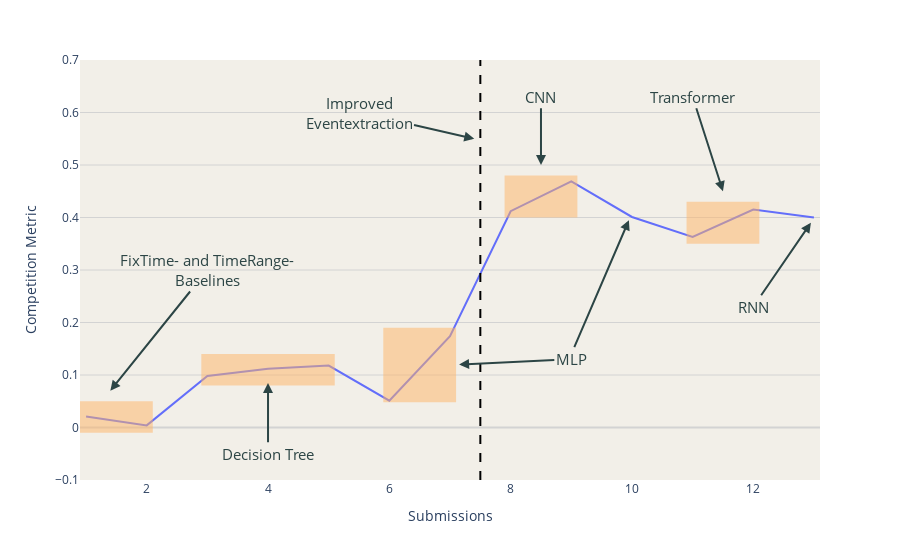

Notebook code cell kept with this figure:
### Markdown cell above
## Visuals

### Code cell
fig = px.line(runs, x="run", y="score")

fig.update_layout(yaxis_range=[-0.1,0.7], xaxis_range=[0.9,13.1], plot_bgcolor='#F2EFE8')

# Baseline
fig.add_shape(type="rect",
    x0=0.9, y0=-0.01, x1=2.1, y1=0.05,
    fillcolor="#FFB366",
    opacity=0.5,
    line_width=0
)

# Decision-Tree
fig.add_shape(type="rect",
    x0=2.9, y0=0.08, x1=5.1, y1=0.14,
    fillcolor="#FFB366",
    opacity=0.5,
    line_width=0
)

# MLP
fig.add_shape(type="rect",
    x0=5.9, y0=0.048, x1=7.1, y1=0.19,
    fillcolor="#FFB366",
    opacity=0.5,
    line_width=0
)

# CNN
fig.add_shape(type="rect",
    x0=7.9, y0=0.4, x1=9.1, y1=0.48,
    fillcolor="#FFB366",
    opacity=0.5,
    line_width=0
)

# Transformer
fig.add_shape(type="rect",
    x0=10.9, y0=0.35, x1=12.1, y1=0.43,
    fillcolor="#FFB366",
    opacity=0.5,
    line_width=0
)


anno_baseline = {
    'x': 1.4, # end of the arrow
    'y': 0.07,
    'xref': 'x', 
    'yref': 'y', 
    'text': 'FixTime- and TimeRange-<br />Baselines',
    'font': {'size': 15, 'color': '#2C4545'}, 
    'arrowhead': 2, 
    'arrowsize': 1, 
    'arrowwidth': 2, 
    'arrowcolor': '#2C4545',
    'ax': 3, # start of the arrow / text position  
    'ay': 0.3, 
    'axref': 'x', 
    'ayref': 'y'
}


anno_decision_tree = {
    'x': 4, # end of the arrow
    'y': 0.085,
    'xref': 'x', 
    'yref': 'y', 
    'text': 'Decision Tree',
    'font': {'size': 15, 'color': '#2C4545'}, 
    'arrowhead': 2, 
    'arrowsize': 1, 
    'arrowwidth': 2, 
    'arrowcolor': '#2C4545',
    'ax': 4, # start of the arrow / text position  
    'ay': -0.05, 
    'axref': 'x', 
    'ayref': 'y'
}

anno_mlp = {
    'x': 7.15, # end of the arrow
    'y': 0.12,
    'xref': 'x', 
    'yref': 'y', 
    'text': 'MLP',
    'font': {'size': 15, 'color': '#2C4545'}, 
    'arrowhead': 2, 
    'arrowsize': 1, 
    'arrowwidth': 2, 
    'arrowcolor': '#2C4545',
    'ax': 9, # start of the arrow / text position  
    'ay': 0.13, 
    'axref': 'x', 
    'ayref': 'y'
}


anno_mlp_2 = {
    'x': 9.95, # end of the arrow
    'y': 0.395,
    'xref': 'x', 
    'yref': 'y', 
    'arrowhead': 2, 
    'arrowsize': 1, 
    'arrowwidth': 2, 
    'arrowcolor': '#2C4545',
    'ax': 9, # start of the arrow / text position  
    'ay': 0.14, 
    'axref': 'x', 
    'ayref': 'y'
}


anno_cnn = {
    'x': 8.5, # end of the arrow
    'y': 0.5,
    'xref': 'x', 
    'yref': 'y', 
    'text': 'CNN',
    'font': {'size': 15, 'color': '#2C4545'}, 
    'arrowhead': 2, 
    'arrowsize': 1, 
    'arrowwidth': 2, 
    'arrowcolor': '#2C4545',
    'ax': 8.5, # start of the arrow / text position  
    'ay': 0.63, 
    'axref': 'x', 
    'ayref': 'y'
}


anno_transformer = {
    'x': 11.5, # end of the arrow
    'y': 0.45,
    'xref': 'x', 
    'yref': 'y', 
    'text': 'Transformer',
    'font': {'size': 15, 'color': '#2C4545'}, 
    'arrowhead': 2, 
    'arrowsize': 1, 
    'arrowwidth': 2, 
    'arrowcolor': '#2C4545',
    'ax': 11, # start of the arrow / text position  
    'ay': 0.63, 
    'axref': 'x', 
    'ayref': 'y'
}
anno_rnn = {
    'x': 12.95, # end of the arrow
    'y': 0.39,
    'xref': 'x', 
    'yref': 'y', 
    'text': 'RNN',
    'font': {'size': 15, 'color': '#2C4545'}, 
    'arrowhead': 2, 
    'arrowsize': 1, 
    'arrowwidth': 2, 
    'arrowcolor': '#2C4545',
    'ax': 12, # start of the arrow / text position  
    'ay': 0.23, 
    'axref': 'x', 
    'ayref': 'y'
}


anno_event_extraction_line = {
    'x': 7.4, # end of the arrow
    'y': 0.55,
    'xref': 'x', 
    'yref': 'y', 
    'text': 'Improved<br />Eventextraction',
    'font': {'size': 15, 'color': '#2C4545'}, 
    'arrowhead': 2, 
    'arrowsize': 1, 
    'arrowwidth': 2, 
    'arrowcolor': '#2C4545',
    'ax': 5.5, # start of the arrow / text position  
    'ay': 0.6, 
    'axref': 'x', 
    'ayref': 'y'
}

fig.add_annotation(anno_baseline)
fig.add_annotation(anno_decision_tree)
fig.add_annotation(anno_mlp)
fig.add_annotation(anno_mlp_2)
fig.add_annotation(anno_cnn)
fig.add_annotation(anno_transformer)
fig.add_annotation(anno_rnn)
fig.add_annotation(anno_event_extraction_line)

fig.update_xaxes(showgrid=False, title='Submissions')
fig.update_yaxes(showgrid=True, title='Competition Metric', gridcolor='lightgrey', zeroline=True, zerolinewidth=2, zerolinecolor='lightgrey')

fig.add_vline(x=7.5, line_width=2, line_dash="dash", line_color="black")

fig.show()

### Figure 1 — Plotly figure (JSON) as saved in the notebook; plotly's stock layout.template omitted (floating-point values rounded to 4 significant figures)
{"data": [{"hovertemplate": "run=%{x}<br>score=%{y}<extra></extra>", "legendgroup": "", "line": {"color": "#636efa", "dash": "solid"}, "marker": {"symbol": "circle"}, "mode": "lines", "name": "", "orientation": "v", "showlegend": false, "type": "scatter", "x": [1, 2, 3, 4, 5, 6, 7, 8, 9, 10, 11, 12, 13], "xaxis": "x", "y": [0.021, 0.004, 0.098, 0.112, 0.118, 0.051, 0.174, 0.412, 0.469, 0.401, 0.363, 0.415, 0.4], "yaxis": "y"}], "layout": {"annotations": [{"arrowcolor": "#2C4545", "arrowhead": 2, "arrowsize": 1, "arrowwidth": 2, "ax": 3, "axref": "x", "ay": 0.3, "ayref": "y", "font": {"color": "#2C4545", "size": 15}, "text": "FixTime- and TimeRange-<br />Baselines", "x": 1.4, "xref": "x", "y": 0.07, "yref": "y"}, {"arrowcolor": "#2C4545", "arrowhead": 2, "arrowsize": 1, "arrowwidth": 2, "ax": 4, "axref": "x", "ay": -0.05, "ayref": "y", "font": {"color": "#2C4545", "size": 15}, "text": "Decision Tree", "x": 4, "xref": "x", "y": 0.085, "yref": "y"}, {"arrowcolor": "#2C4545", "arrowhead": 2, "arrowsize": 1, "arrowwidth": 2, "ax": 9, "axref": "x", "ay": 0.13, "ayref": "y", "font": {"color": "#2C4545", "size": 15}, "text": "MLP", "x": 7.15, "xref": "x", "y": 0.12, "yref": "y"}, {"arrowcolor": "#2C4545", "arrowhead": 2, "arrowsize": 1, "arrowwidth": 2, "ax": 9, "axref": "x", "ay": 0.14, "ayref": "y", "x": 9.95, "xref": "x", "y": 0.395, "yref": "y"}, {"arrowcolor": "#2C4545", "arrowhead": 2, "arrowsize": 1, "arrowwidth": 2, "ax": 8.5, "axref": "x", "ay": 0.63, "ayref": "y", "font": {"color": "#2C4545", "size": 15}, "text": "CNN", "x": 8.5, "xref": "x", "y": 0.5, "yref": "y"}, {"arrowcolor": "#2C4545", "arrowhead": 2, "arrowsize": 1, "arrowwidth": 2, "ax": 11, "axref": "x", "ay": 0.63, "ayref": "y", "font": {"color": "#2C4545", "size": 15}, "text": "Transformer", "x": 11.5, "xref": "x", "y": 0.45, "yref": "y"}, {"arrowcolor": "#2C4545", "arrowhead": 2, "arrowsize": 1, "arrowwidth": 2, "ax": 12, "axref": "x", "ay": 0.23, "ayref": "y", "font": {"color": "#2C4545", "size": 15}, "text": "RNN", "x": 12.95, "xref": "x", "y": 0.39, "yref": "y"}, {"arrowcolor": "#2C4545", "arrowhead": 2, "arrowsize": 1, "arrowwidth": 2, "ax": 5.5, "axref": "x", "ay": 0.6, "ayref": "y", "font": {"color": "#2C4545", "size": 15}, "text": "Improved<br />Eventextraction", "x": 7.4, "xref": "x", "y": 0.55, "yref": "y"}], "legend": {"tracegroupgap": 0}, "margin": {"t": 60}, "plot_bgcolor": "#F2EFE8", "shapes": [{"fillcolor": "#FFB366", "line": {"width": 0}, "opacity": 0.5, "type": "rect", "x0": 0.9, "x1": 2.1, "y0": -0.01, "y1": 0.05}, {"fillcolor": "#FFB366", "line": {"width": 0}, "opacity": 0.5, "type": "rect", "x0": 2.9, "x1": 5.1, "y0": 0.08, "y1": 0.14}, {"fillcolor": "#FFB366", "line": {"width": 0}, "opacity": 0.5, "type": "rect", "x0": 5.9, "x1": 7.1, "y0": 0.048, "y1": 0.19}, {"fillcolor": "#FFB366", "line": {"width": 0}, "opacity": 0.5, "type": "rect", "x0": 7.9, "x1": 9.1, "y0": 0.4, "y1": 0.48}, {"fillcolor": "#FFB366", "line": {"width": 0}, "opacity": 0.5, "type": "rect", "x0": 10.9, "x1": 12.1, "y0": 0.35, "y1": 0.43}, {"line": {"color": "black", "dash": "dash", "width": 2}, "type": "line", "x0": 7.5, "x1": 7.5, "xref": "x", "y0": 0, "y1": 1, "yref": "y domain"}], "xaxis": {"anchor": "y", "domain": [0, 1], "range": [0.9, 13.1], "showgrid": false, "title": {"text": "Submissions"}}, "yaxis": {"anchor": "x", "domain": [0, 1], "gridcolor": "lightgrey", "range": [-0.1, 0.7], "showgrid": true, "title": {"text": "Competition Metric"}, "zeroline": true, "zerolinecolor": "lightgrey", "zerolinewidth": 2}}}
